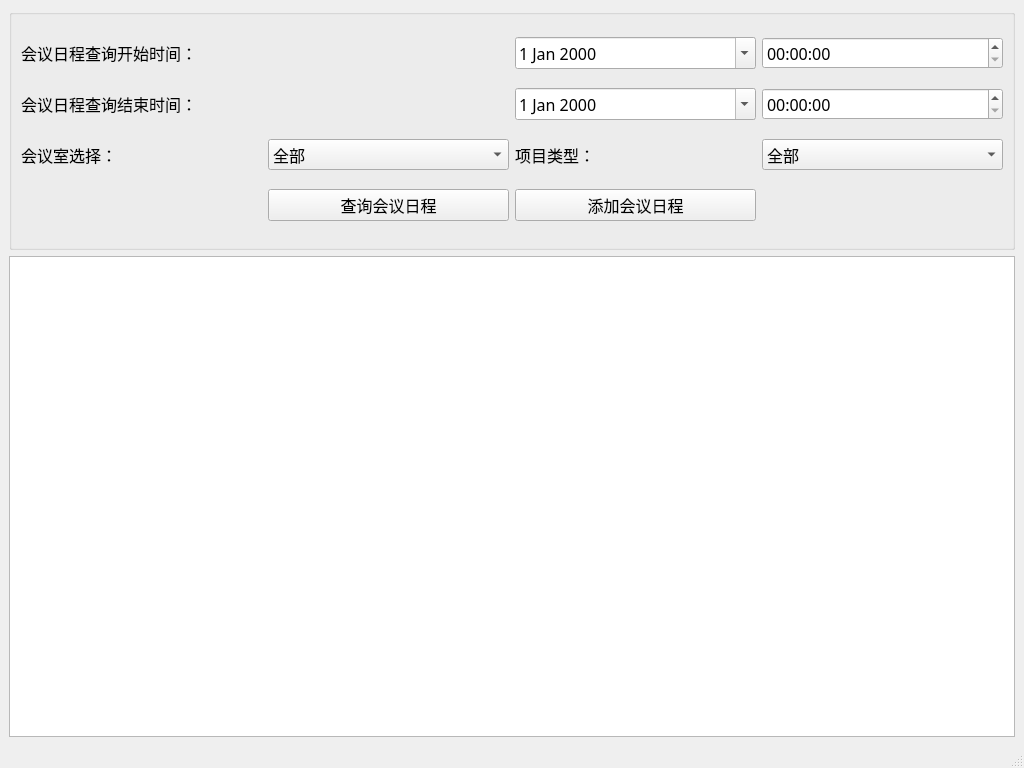
<?xml version="1.0" encoding="UTF-8"?>
<ui version="4.0">
 <class>MainWindow</class>
 <widget class="QMainWindow" name="MainWindow">
  <property name="geometry">
   <rect>
    <x>0</x>
    <y>0</y>
    <width>1024</width>
    <height>768</height>
   </rect>
  </property>
  <property name="windowTitle">
   <string>会议日程系统</string>
  </property>
  <property name="windowIcon">
   <iconset>
    <normaloff>Logo.png</normaloff>
    <normalon>Logo.png</normalon>
    <disabledoff>Logo.png</disabledoff>
    <disabledon>Logo.png</disabledon>
    <activeoff>Logo.png</activeoff>
    <activeon>Logo.png</activeon>
    <selectedoff>Logo.png</selectedoff>
    <selectedon>Logo.png</selectedon>Logo.png</iconset>
  </property>
  <widget class="QWidget" name="centralwidget">
   <layout class="QVBoxLayout" name="verticalLayout">
    <item>
     <widget class="QGroupBox" name="groupBox">
      <property name="sizePolicy">
       <sizepolicy hsizetype="Preferred" vsizetype="Preferred">
        <horstretch>0</horstretch>
        <verstretch>1</verstretch>
       </sizepolicy>
      </property>
      <property name="font">
       <font>
        <family>幼圆</family>
        <pointsize>12</pointsize>
       </font>
      </property>
      <property name="title">
       <string/>
      </property>
      <layout class="QGridLayout" name="gridLayout">
       <item row="0" column="0" colspan="2">
        <widget class="QLabel" name="label">
         <property name="text">
          <string>会议日程查询开始时间：</string>
         </property>
        </widget>
       </item>
       <item row="0" column="2">
        <widget class="QDateEdit" name="dateEdit1">
         <property name="currentSection">
          <enum>QDateTimeEdit::YearSection</enum>
         </property>
         <property name="calendarPopup">
          <bool>true</bool>
         </property>
        </widget>
       </item>
       <item row="0" column="3">
        <widget class="QTimeEdit" name="timeEdit1"/>
       </item>
       <item row="1" column="0" colspan="2">
        <widget class="QLabel" name="label_2">
         <property name="text">
          <string>会议日程查询结束时间：</string>
         </property>
        </widget>
       </item>
       <item row="1" column="2">
        <widget class="QDateEdit" name="dateEdit2">
         <property name="calendarPopup">
          <bool>true</bool>
         </property>
        </widget>
       </item>
       <item row="1" column="3">
        <widget class="QTimeEdit" name="timeEdit2"/>
       </item>
       <item row="2" column="0">
        <widget class="QLabel" name="label_3">
         <property name="text">
          <string>会议室选择：</string>
         </property>
        </widget>
       </item>
       <item row="3" column="2">
        <widget class="QPushButton" name="pushButton2">
         <property name="text">
          <string>添加会议日程</string>
         </property>
        </widget>
       </item>
       <item row="3" column="1">
        <widget class="QPushButton" name="pushButton1">
         <property name="text">
          <string>查询会议日程</string>
         </property>
        </widget>
       </item>
       <item row="2" column="1">
        <widget class="QComboBox" name="comboBox1">
         <item>
          <property name="text">
           <string>全部</string>
          </property>
         </item>
         <item>
          <property name="text">
           <string>会议室一</string>
          </property>
         </item>
         <item>
          <property name="text">
           <string>会议室二</string>
          </property>
         </item>
        </widget>
       </item>
       <item row="2" column="2">
        <widget class="QLabel" name="label_4">
         <property name="text">
          <string>项目类型：</string>
         </property>
        </widget>
       </item>
       <item row="2" column="3">
        <widget class="QComboBox" name="comboBox2">
         <item>
          <property name="text">
           <string>全部</string>
          </property>
         </item>
         <item>
          <property name="text">
           <string>政府采购</string>
          </property>
         </item>
         <item>
          <property name="text">
           <string>建设工程</string>
          </property>
         </item>
        </widget>
       </item>
      </layout>
     </widget>
    </item>
    <item>
     <widget class="QTableView" name="tableView">
      <property name="sizePolicy">
       <sizepolicy hsizetype="Expanding" vsizetype="Expanding">
        <horstretch>0</horstretch>
        <verstretch>2</verstretch>
       </sizepolicy>
      </property>
     </widget>
    </item>
   </layout>
  </widget>
  <widget class="QStatusBar" name="statusbar"/>
 </widget>
 <resources/>
 <connections/>
</ui>
